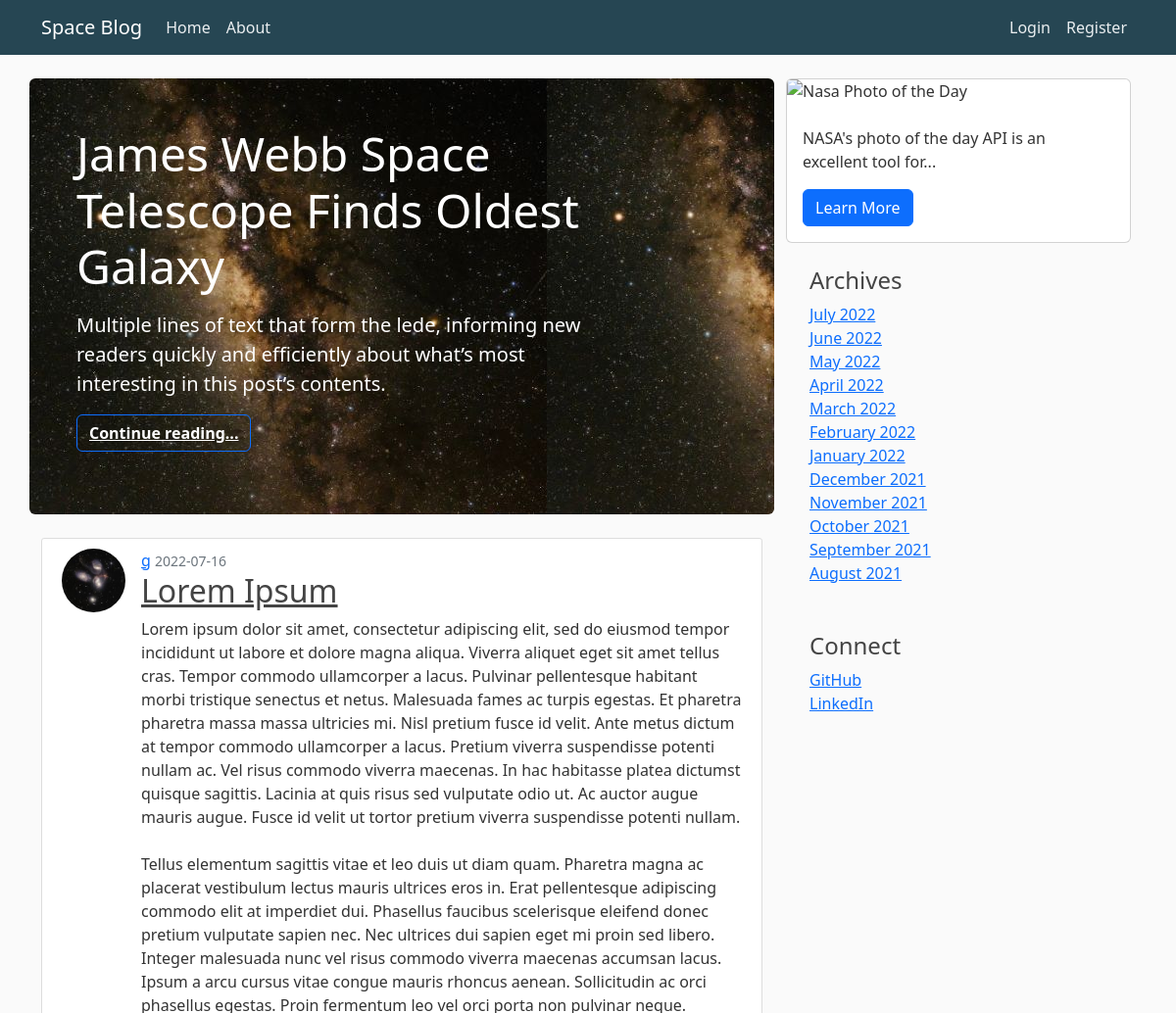
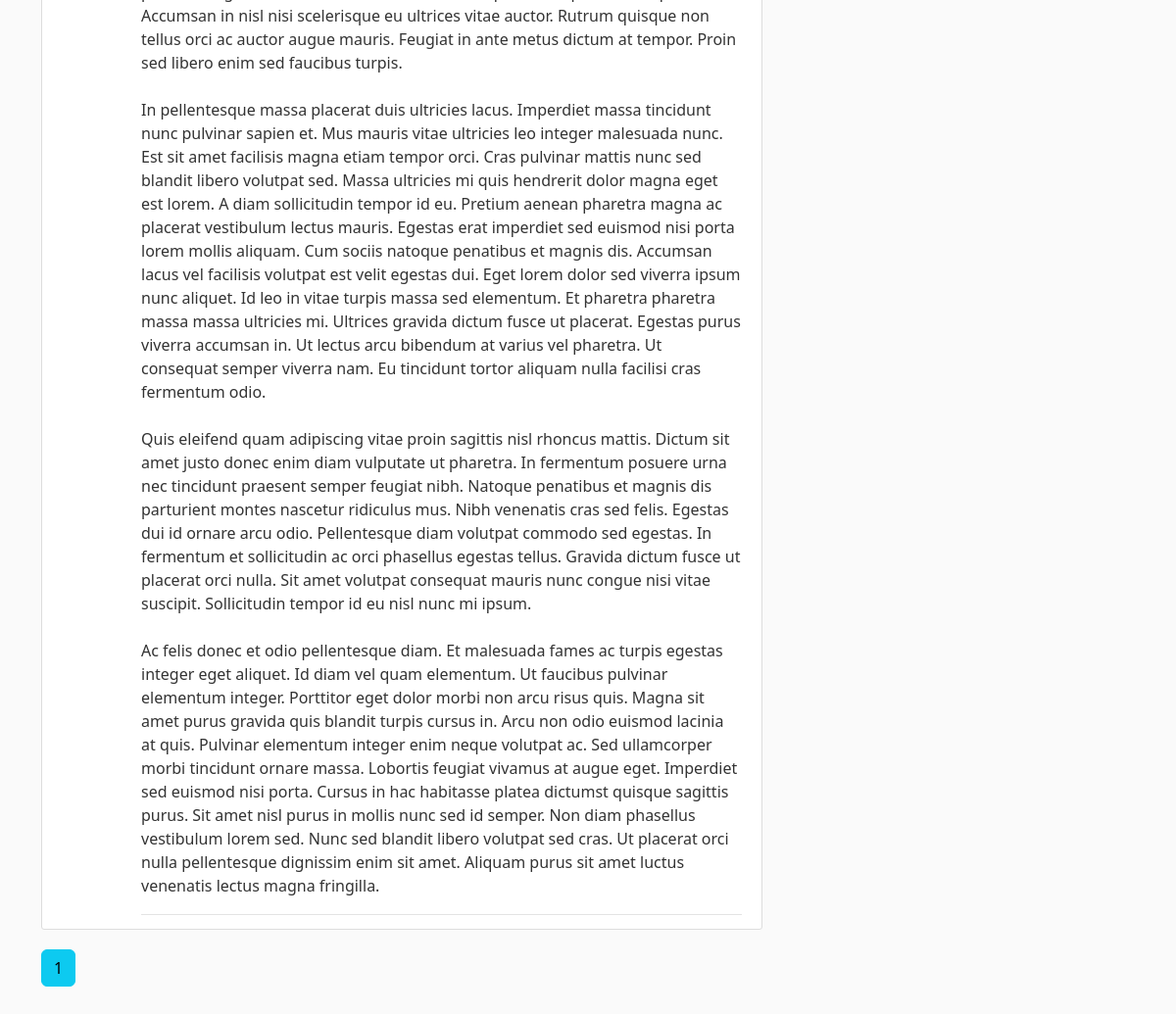
The app's page /, older data (2 pictures, top to bottom).
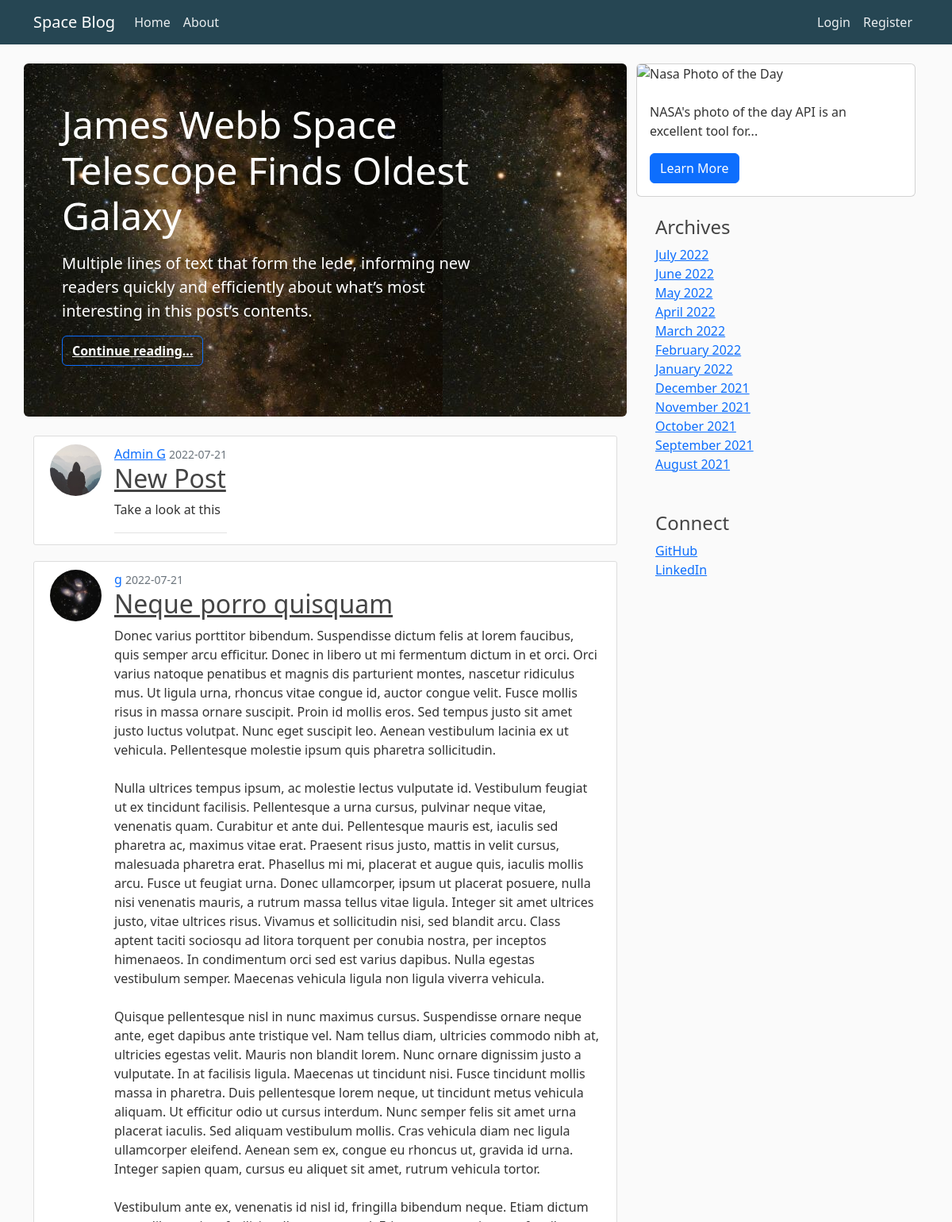
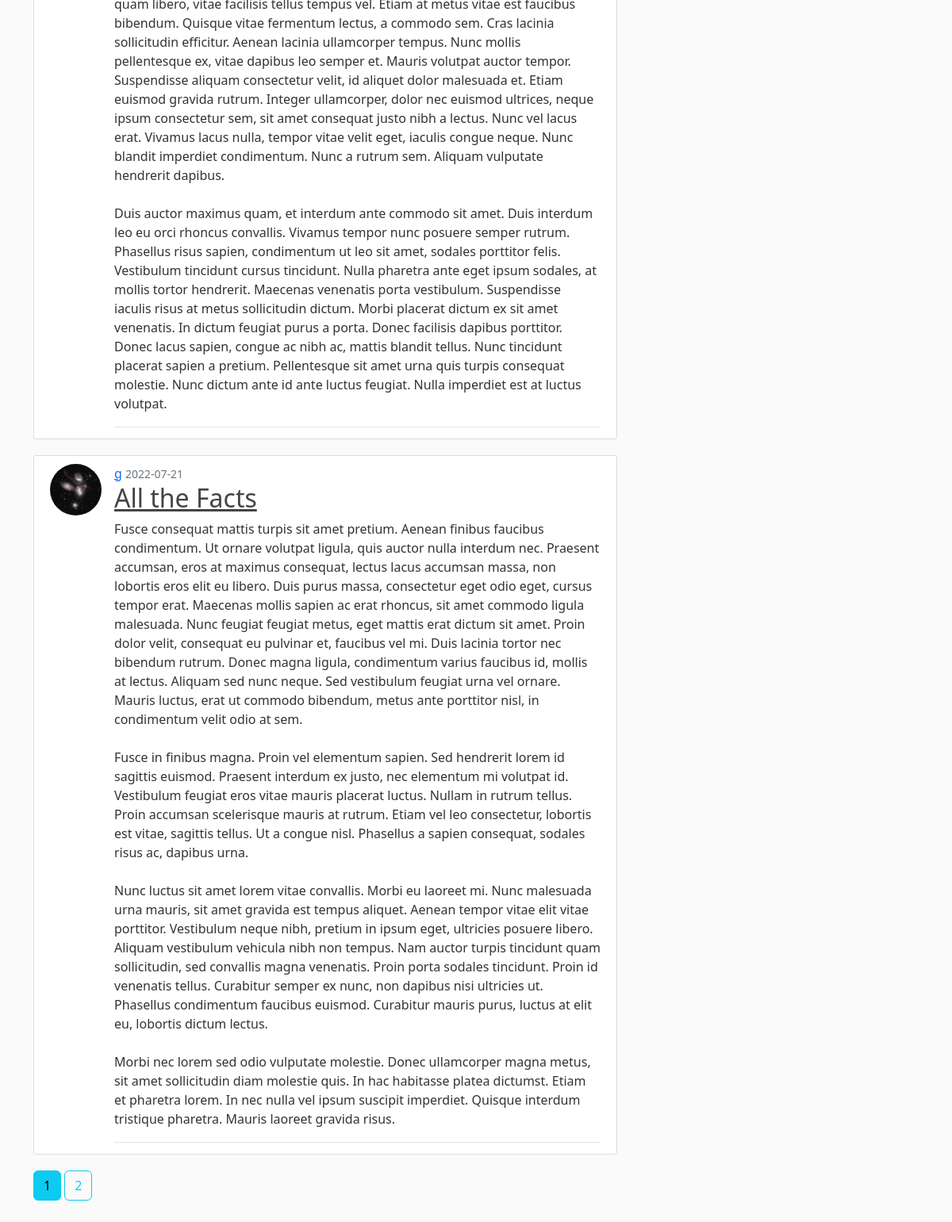
The same page, newer data (2 pictures, top to bottom).
### flaskblog/models.py (models this page shows, shortened)
class Post(db.Model):
    id = db.Column(db.Integer, primary_key = True)
    title = db.Column(db.String(100), nullable = False)
    date_posted = db.Column(db.DateTime, nullable = False, default = datetime.utcnow)
    content = db.Column(db.Text, nullable=False)
    user_id = db.Column(db.Integer, db.ForeignKey('user.id'), nullable = False)

class User(db.Model, UserMixin):
    id = db.Column(db.Integer, primary_key = True)
    username = db.Column(db.String(20), unique = True, nullable = False)
    email = db.Column(db.String(120), unique = True, nullable = False)
    image_file = db.Column(db.String(20), nullable = False, default = 'default.jpg')
    password = db.Column(db.String(60), nullable = False)
    posts = db.relationship('Post', backref='author', lazy=True)

### flaskblog/routes.py (the view)
@app.route('/')
def home():
    page = request.args.get('page', 1, type=int)
    posts = Post.query.order_by(Post.date_posted.desc()).paginate(page = page, per_page=3)
    return render_template('home.html', posts=posts)

### flaskblog/templates/home.html
{% extends "layout.html" %}
{% block content %}
<div class="row">
    <div style="background-image: url('static/img/placeholder.jpg')" class="p-4 p-md-5 mb-4 text-white rounded bg-dark">
        <div class="col-md-10 px-0">
            <h2 class="display-5 text-white">James Webb Space Telescope Finds Oldest Galaxy</h1>
            <p class="lead my-3">Multiple lines of text that form the lede, informing new readers quickly and efficiently about what’s most interesting in this post’s contents.</p>
            <p class="btn btn-outline-primary"><a href="#" class="text-white fw-bold">Continue reading...</a></p>
        </div>
    </div>
</div>
    {% for post in posts.items %}
    <article class="media content-section">
        <div class="d-flex">
        <img src="{{ url_for('static', filename='profile_pics/' + post.author.image_file) }}" alt="profile picture" class="rounded-circle article-image"}}>
            <div class="article-metadata">
                <a class="mr-2" href="{{ url_for('user_posts', username=post.author.username) }}">{{ post.author.username }}</a>
                <small class="text-muted">{{ post.date_posted.strftime('%Y-%m-%d') }}</small>
            <h2><a class="article-title" href="{{url_for('post', post_id=post.id)}}">{{ post.title }}</a></h2>
            <p class="article-content">{{ post.content }}</p>
            </div>
        </div>
    </article>
    {% endfor %}
    {% for page_number in posts.iter_pages(left_edge=1, right_edge=1, left_current=1, right_current=3) %}
        {% if page_number  %}
            {% if posts.page == page_number  %}
                <a class="btn btn-info mb-5" href="{{ url_for('home', page=page_number) }}">{{ page_number }}</a>
            {% else %}
                <a class="btn btn-outline-info mb-5" href="{{ url_for('home', page=page_number) }}">{{ page_number }}</a>
            {% endif %}
        {% else %}
            ...
        {% endif %}
    {% endfor %}
{% endblock content %}

### flaskblog/templates/layout.html (shortened to what this page needs)
<!doctype html>
<html lang="en">
<head>
    <link rel="stylesheet" href="https://cdn.jsdelivr.net/npm/bootstrap@5.2.0-beta1/dist/css/bootstrap.min.css">
    <link rel="stylesheet" type="text/css" href="{{ url_for('static', filename='style.css') }}">
</head>
<body>
    <nav class="navbar navbar-expand-lg navbar-dark bg-custom px-3 fixed-top">
        <div class="container">
            <a class="navbar-brand" href="/">Space Blog</a>
        <div class="collapse navbar-collapse" id="navbarSupportedContent">
            <ul class="navbar-nav me-auto mb-2 mb-lg-0">
                <li class="nav-item">
                <a class="nav-link nav-item nav-link" aria-current="page" href="{{ url_for('home') }}">Home</a>
                </li>
                <li class="nav-item">
                <a class="nav-link nav-item nav-link" href="{{ url_for('about') }}">About</a>
                </li>
                </ul>
            <div class="navbar-nav d-flex">
                {% if current_user.is_authenticated %}
                    <a href="{{ url_for('new_post') }}" class="nav-item nav-link">New Post</a>
                    <a href="{{ url_for('account') }}" class="nav-item nav-link">My Account</a>
                    <a href="{{ url_for('logout') }}" class="nav-item nav-link">Logout</a>
                {% else %}
                    <a href="{{ url_for('login') }}" class="nav-item nav-link">Login</a>
                    <a href="{{ url_for('register') }}" class="nav-item nav-link">Register</a>
                {% endif %}
            </div>
        </div>
        </div>
    </nav>
    <main role="main" class="container">
        <div class="row">
            <div class="col-md-8">
                {% block content %}{% endblock %}
            </div>
            <div class="col-md-4">
                <div class="card" style="width: 22rem;">
                    <img src="..." class="card-img-top" alt="Nasa Photo of the Day" id="nasa">
                    <div class="card-body">
                        <p class="card-text">NASA's photo of the day API is an excellent tool for...</p>
                        <a href="#" class="btn btn-primary">Learn More</a>
                    </div>
                </div>
                <div class="p-4">
                    <h4 class="fst">Archives</h4>
                    <ol class="list-unstyled mb-0">
                        <li><a href="#">July 2022</a></li>
                        <li><a href="#">June 2022</a></li>
                        <li><a href="#">May 2022</a></li>
                        <li><a href="#">April 2022</a></li>
                        <li><a href="#">March 2022</a></li>
                        <li><a href="#">February 2022</a></li>
                        <li><a href="#">January 2022</a></li>
                        <li><a href="#">December 2021</a></li>
                        <li><a href="#">November 2021</a></li>
                        <li><a href="#">October 2021</a></li>
                        <li><a href="#">September 2021</a></li>
                        <li><a href="#">August 2021</a></li>
                    </ol>
                </div>
                <div class="p-4">
                    <h4 class="fst">Connect</h4>
                    <ol class="list-unstyled">
                    <li><a href="https://github.com/garrettclough">GitHub</a></li>
                    <li><a href="https://linkedin.com/garrettclough">LinkedIn</a></li>
                    </ol>
                </div>
                </div>
            </div>
    </main>
</body>
</html>

### flaskblog/static/style.css (style rules this page uses)
* { margin: 0px; padding: 0px; }
body { background: #fafafa; color: #333333; margin-top: 5rem; }
h1, h2, h3, h4, h5, h6 { color: #444444; }
.bg-custom { background-color: #264653; }
.navbar-nav .nav-link { color: #eaeef0; }
.content-section { background: #ffffff; padding: 10px 20px; border: 1px solid #dddddd; border-radius: 3px; margin-bottom: 20px; }
.article-title { color: #444444; }
.article-content { white-space: pre-line; }
.article-image { height: 65px; width: 65px; margin-right: 16px; }
.article-metadata { padding-bottom: 1px; margin-bottom: 4px; border-bottom: 1px solid #e3e3e3 }

Row changes from the older to the newer data that the page shows:
no longer on this page (row edited): Post: image_file (picture), author.username "g", date_posted "2022-07-16", title "Lorem Ipsum", content "Lorem ipsum dolor sit amet, consectetur adipiscing elit, sed do eiusmod tempor incididunt ut labore et dolore magna aliqua. Viverra aliquet eget sit amet tellus cras. Tempor commodo ullamcorper a lacus. Pulvinar pellentesque habitant morbi tristique senectus et netus. Malesuada fames ac turpis egestas. Et pharetra pharetra massa massa ultricies mi. Nisl pretium fusce id velit. Ante metus dictum at tempor commodo ullamcorper a lacus. Pretium viverra suspendisse potenti nullam ac. Vel risus commodo viverra maecenas. In hac habitasse platea dictumst quisque sagittis. Lacinia at quis risus sed vulputate odio ut. Ac auctor augue mauris augue. Fusce id velit ut tortor pretium viverra suspendisse…"
added Post: image_file (placeholder picture), author.username "Admin G", date_posted "2022-07-21", title "New Post", content "Take a look at this"
added Post: image_file (picture), author.username "g", date_posted "2022-07-21", title "Neque porro quisquam", content "Donec varius porttitor bibendum. Suspendisse dictum felis at lorem faucibus, quis semper arcu efficitur. Donec in libero ut mi fermentum dictum in et orci. Orci varius natoque penatibus et magnis dis parturient montes, nascetur ridiculus mus. Ut ligula urna, rhoncus vitae congue id, auctor congue velit. Fusce mollis risus in massa ornare suscipit. Proin id mollis eros. Sed tempus justo sit amet justo luctus volutpat. Nunc eget suscipit leo. Aenean vestibulum lacinia ex ut vehicula. Pellentesque molestie ipsum quis pharetra sollicitudin. Nulla ultrices tempus ipsum, ac molestie lectus vulputate id. Vestibulum feugiat ut ex tincidunt facilisis. Pellentesque a urna cursus, pulvinar neque…"
added Post: image_file (picture), author.username "g", date_posted "2022-07-21", title "All the Facts", content "Fusce consequat mattis turpis sit amet pretium. Aenean finibus faucibus condimentum. Ut ornare volutpat ligula, quis auctor nulla interdum nec. Praesent accumsan, eros at maximus consequat, lectus lacus accumsan massa, non lobortis eros elit eu libero. Duis purus massa, consectetur eget odio eget, cursus tempor erat. Maecenas mollis sapien ac erat rhoncus, sit amet commodo ligula malesuada. Nunc feugiat feugiat metus, eget mattis erat dictum sit amet. Proin dolor velit, consequat eu pulvinar et, faucibus vel mi. Duis lacinia tortor nec bibendum rutrum. Donec magna ligula, condimentum varius faucibus id, mollis at lectus. Aliquam sed nunc neque. Sed vestibulum feugiat urna vel ornare. Mauris…"
Text that changed along with them:
new list line: "2"
